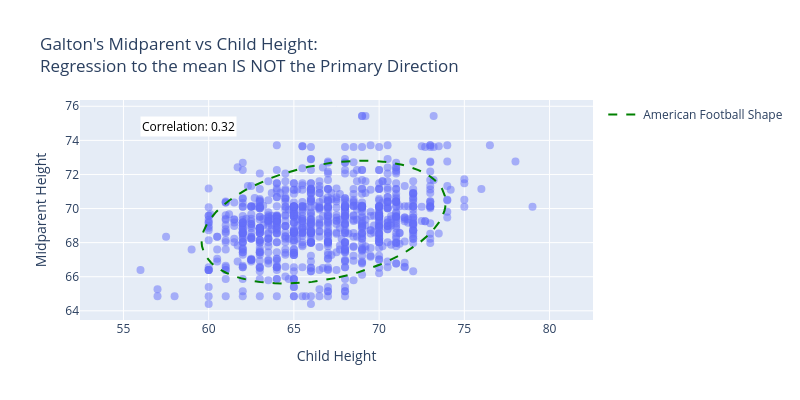

Write notebook code for a chart like this one.
### Code cell
import statsmodels.api as sm
import plotly.express as px
import plotly.graph_objects as go
import numpy as np

# Load Galton's parent-child height dataset
galton_data = sm.datasets.get_rdataset("GaltonFamilies", "HistData").data

# Select midparentHeight and childHeight for classic Galton analysis
Y = galton_data['midparentHeight']
x = galton_data['childHeight']
# Usually x "predicts" Y but it's here backwards for aspect ratio purposes:
# an ellipse shape is actually way more fkn weird to look at (for a human) than you would first think
# x = galton_data['midparentHeight']
#Y = galton_data['childHeight']

# Create a scatter plot with alpha transparency
fig = px.scatter(galton_data, x='childHeight', y='midparentHeight', 
                 title='Midparent vs Child Height')
fig.update_traces(marker=dict(size=8, opacity=0.5))

# THE DETAILS OF THE FOLLOWING ARE OUT OF SCOPE
# - multi/bivariate normal distribution and their covariance matrices
# - ellipses and their math and visual weirdness outside of a 1:1 aspect ratio
# - eigenvectors and eigenvalues and major axis lines, etc. etc.
# ALL OF THESE ARE way BEYOND THE SCOPE OF STA130:
# They're just here so that I can have some pictures for illustration

# Function to calculate the ellipse points (for the bivariate normal ellipse)
def get_ellipse(mean, cov, n_std=1.0, num_points=100):
    """Generate coordinates for a 2D ellipse based on covariance matrix."""
    theta = np.linspace(0, 2 * np.pi, num_points)
    circle = np.array([np.cos(theta), np.sin(theta)])  # unit circle

    # Ellipse transformation: scale by sqrt(eigenvalues) and rotate by eigenvectors
    eigvals, eigvecs = np.linalg.eigh(cov)
    ellipse_coords = np.dot(eigvecs, np.sqrt(eigvals)[:, np.newaxis] * circle * n_std)

    # Shift ellipse to the mean
    ellipse_coords[0] += mean[0]
    ellipse_coords[1] += mean[1]

    return ellipse_coords, eigvecs

# Calculate covariance matrix and mean
cov_matrix = np.cov(x, Y)
mean_vals = [np.mean(x), np.mean(Y)]

# Get ellipse coordinates and eigenvectors
ellipse_coords, eigvecs = get_ellipse(mean_vals, cov_matrix, n_std=2)
ellipse_x, ellipse_Y = ellipse_coords

# Get the first eigenvector (for the primary direction)
primary_direction = eigvecs[:, 1]  # First eigenvector (primary direction)

# Plot the ellipse
ellipse_trace = go.Scatter(x=ellipse_x, y=ellipse_Y, mode='lines',
                           line=dict(color='green', width=2, dash='dash'),
                           name='American Football Shape')
fig.add_trace(ellipse_trace)

# THE DETAILS OF THE FOLLOWING ARE OUT OF SCOPE
# - multi/bivariate normal distribution and their covariance matrices
# - ellipses and their math and visual weirdness outside of a 1:1 aspect ratio
# - eigenvectors and eigenvalues and major axis lines, etc. etc.
# ALL OF THESE ARE way BEYOND THE SCOPE OF STA130:
# They're just here so that I can have some pictures for illustration

# Add correlation annotation
correlation = np.corrcoef(x, Y)[0, 1]
annotations = [dict(x=min(x), y=max(Y), xanchor='left', yanchor='top',
                    showarrow=False, text=f'Correlation: {correlation:.2f}', 
                    font=dict(color='black'), bgcolor='white')]

# Update layout with corrected annotations
fig.update_layout(title="Galton's Midparent vs Child Height:<br>Regression to the mean IS NOT the Primary Direction",
                  xaxis_title="Child Height", yaxis_title="Midparent Height", annotations=annotations)

# Set square aspect ratio for the axes
fig.update_xaxes(scaleanchor="y")  # X-axis is anchored to Y-axis
fig.update_yaxes(constrain="domain")  # Constrain the Y-axis to the domain of the plot
#fig.update_xaxes(range=[55, 80])  # Fixed x limits
fig.update_layout(height=400, width=800)
fig.show()

### Figure 1 — Plotly figure (JSON) as saved in the notebook; plotly's stock layout.template omitted (floating-point values rounded to 4 significant figures; data arrays with more than 128 entries replaced by an {"elided": "..."} marker saying what was removed)
{"data": [{"hovertemplate": "childHeight=%{x}<br>midparentHeight=%{y}<extra></extra>", "legendgroup": "", "marker": {"color": "#636efa", "opacity": 0.5, "size": 8, "symbol": "circle"}, "mode": "markers", "name": "", "orientation": "v", "showlegend": false, "type": "scatter", "x": {"elided": "934 float values"}, "xaxis": "x", "y": {"elided": "934 float values"}, "yaxis": "y"}, {"line": {"color": "green", "dash": "dash", "width": 2}, "mode": "lines", "name": "American Football Shape", "type": "scatter", "x": [67.43, 66.97, 66.52, 66.07, 65.62, 65.17, 64.73, 64.3, 63.88, 63.47, 63.07, 62.69, 62.32, 61.97, 61.64, 61.34, 61.05, 60.79, 60.55, 60.33, 60.14, 59.98, 59.85, 59.74, 59.66, 59.61, 59.59, 59.6, 59.63, 59.7, 59.79, 59.91, 60.06, 60.23, 60.44, 60.66, 60.91, 61.19, 61.49, 61.81, 62.14, 62.5, 62.87, 63.26, 63.67, 64.08, 64.51, 64.95, 65.39, 65.84, 66.29, 66.74, 67.2, 67.65, 68.1, 68.54, 68.98, 69.41, 69.82, 70.23, 70.62, 70.99, 71.35, 71.69, 72.0, 72.3, 72.58, 72.83, 73.06, 73.26, 73.43, 73.58, 73.7, 73.8, 73.86, 73.9, 73.9, 73.88, 73.83, 73.75, 73.65, 73.51, 73.35, 73.16, 72.95, 72.71, 72.44, 72.16, 71.85, 71.52, 71.17, 70.81, 70.42, 70.03, 69.62, 69.2, 68.76, 68.32, 67.88, 67.43], "y": [65.92, 65.83, 65.76, 65.7, 65.65, 65.62, 65.61, 65.6, 65.62, 65.64, 65.68, 65.74, 65.81, 65.89, 65.99, 66.1, 66.22, 66.35, 66.5, 66.65, 66.82, 67.0, 67.18, 67.37, 67.58, 67.78, 68.0, 68.21, 68.43, 68.66, 68.89, 69.12, 69.34, 69.57, 69.8, 70.02, 70.24, 70.46, 70.67, 70.88, 71.08, 71.27, 71.45, 71.63, 71.79, 71.95, 72.09, 72.22, 72.34, 72.45, 72.54, 72.62, 72.69, 72.74, 72.78, 72.8, 72.81, 72.81, 72.79, 72.75, 72.7, 72.64, 72.57, 72.48, 72.37, 72.26, 72.13, 71.99, 71.84, 71.68, 71.51, 71.33, 71.14, 70.94, 70.74, 70.53, 70.31, 70.09, 69.87, 69.64, 69.41, 69.18, 68.96, 68.73, 68.5, 68.28, 68.06, 67.85, 67.64, 67.43, 67.24, 67.05, 66.87, 66.7, 66.54, 66.39, 66.26, 66.13, 66.02, 65.92]}], "layout": {"annotations": [{"bgcolor": "white", "font": {"color": "black"}, "showarrow": false, "text": "Correlation: 0.32", "x": 56, "xanchor": "left", "y": 75.43, "yanchor": "top"}], "height": 400, "legend": {"tracegroupgap": 0}, "title": {"text": "Galton's Midparent vs Child Height:<br>Regression to the mean IS NOT the Primary Direction"}, "width": 800, "xaxis": {"anchor": "y", "domain": [0, 1], "scaleanchor": "y", "title": {"text": "Child Height"}}, "yaxis": {"anchor": "x", "constrain": "domain", "domain": [0, 1], "title": {"text": "Midparent Height"}}}}
